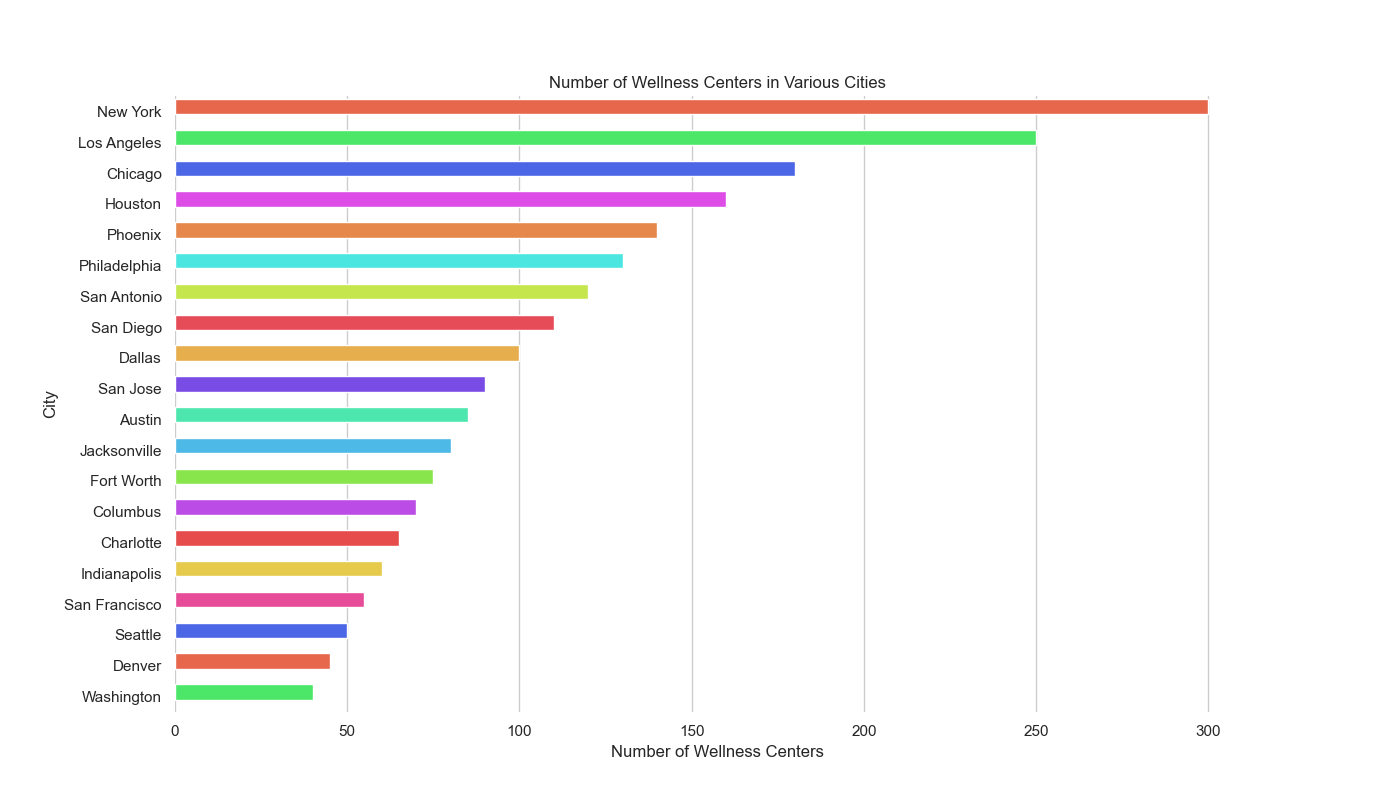

Here is the Python script that generated this plot:

import seaborn as sns
import pandas as pd
import matplotlib.pyplot as plt

# Data
data = {
    'City': ['New York', 'Los Angeles', 'Chicago', 'Houston', 'Phoenix', 'Philadelphia', 'San Antonio', 'San Diego', 
             'Dallas', 'San Jose', 'Austin', 'Jacksonville', 'Fort Worth', 'Columbus', 'Charlotte', 'Indianapolis', 
             'San Francisco', 'Seattle', 'Denver', 'Washington'],
    'Number_of_Wellness_Centers': [300, 250, 180, 160, 140, 130, 120, 110, 100, 90, 85, 80, 75, 70, 65, 60, 55, 50, 45, 40]
}

df = pd.DataFrame(data)

# Plot
plt.figure(figsize=(14, 8))  # Width and height modification
sns.barplot(x="Number_of_Wellness_Centers", y="City", data=df,
            palette=['#FF5733','#33FF57','#3357FF','#F333FF', '#FF8333','#33FFF8', '#D4FF33', '#FF3342', '#FFB533',
                     '#6F33FF', '#33FFB5', '#33C4FF', '#83FF33', '#C833FF', '#FF3333', '#FFDA33', '#FF3396', '#3357FF', '#FF5733', '#33FF57'],
            dodge=False)  # Color modification using specific color codes

# Set the bars' height
for bar in plt.gca().patches:
    bar.set_height(0.5)  # Height of bars when horizontal

plt.xlabel('Number of Wellness Centers')
plt.ylabel('City')
plt.title('Number of Wellness Centers in Various Cities')
sns.despine(left=True, bottom=True)  # Cleaning up the plot
plt.show()
